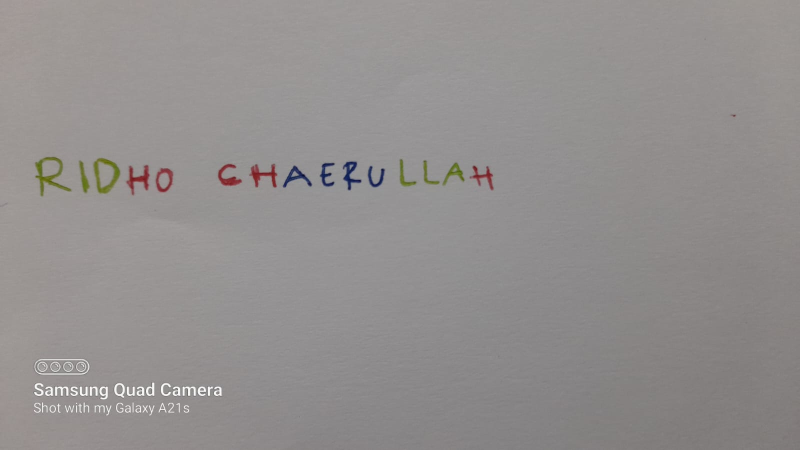
#> input picture dori.jpg, 1600 x 900 px (shown at 1/2 size)
$ jupyter execute PCD_UTS_202231122_2024_ITPLN.ipynb
#> lines starting #> are read from the running program, lines starting #| are printed output that depends on the picture; after the words box and inside, x2 and y2 are one past the last pixel; in counts of white or black regions, pixels touching at a corner belong together
# Import Library

[cell 1]
import cv2
import matplotlib.pyplot as plt
import numpy as np

# Baca gambar

[cell 2]
citra = cv2.imread("dori.jpg")
#> citra is the input picture: shape (900, 1600, 3); mean B, G, R 142.6, 143.4, 146.7
citra = cv2.cvtColor(citra, cv2.COLOR_BGR2RGB)

# Filter gambar biar makin jelas warnanya

[cell 3]
kernel = np.array([[0,-1,0],
                [-1,6,-1],
                [0,-1,0]])

[cell 4]
citraOutput = cv2.filter2D(citra, -1, kernel)
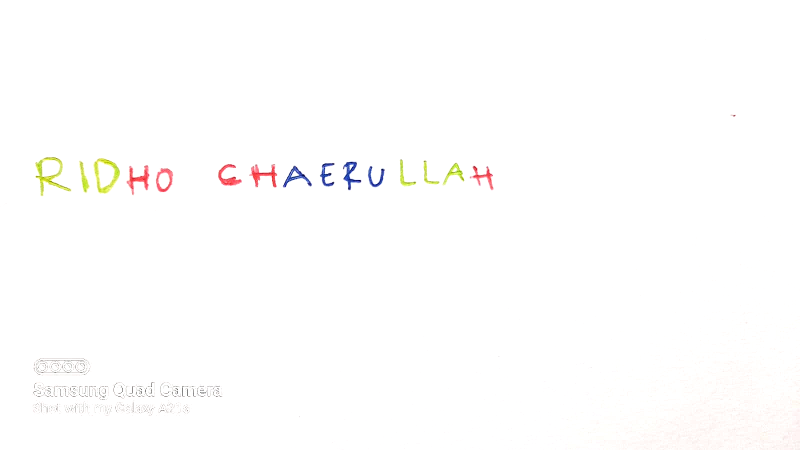
#> citraOutput: shape (900, 1600, 3) (shown at 1/2 size); mean R, G, B 254.3, 253.8, 253.4

fig, axes = plt.subplots(1,2, figsize=(12,12))
ax = axes.ravel()

ax[0].imshow(citra)
ax[0].set_title('Gambar asli')

ax[1].imshow(citraOutput)
ax[1].set_title('Gambar filter')
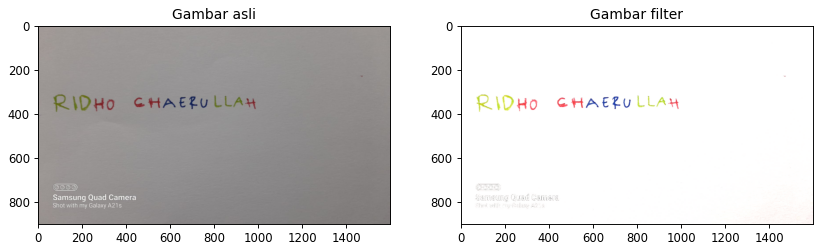
#> figure drawn by matplotlib, 2 panels

# 1

[cell 5]
# Nomor 1
merah = citraOutput[:,:,0] # Merah
hijau = citraOutput[:,:,1] # Hijau
biru = citraOutput[:,:,2] # Biru

# Histogram
fig, axs = plt.subplots(3,2, figsize=(10,10))

# Histogram merah
hist_merah = cv2.calcHist([merah], [0], None, [256], [0,256])
#> hist_merah = 256 values, max 1418310 at index 255, min 6 at index 1, mean 5625
axs[0,0].imshow(merah, cmap='gray')
axs[0,0].set_title('Red color')
axs[0,1].plot(hist_merah, color='r')
# Histogram hijau
hist_hijau = cv2.calcHist([hijau], [0], None, [256], [0,256])
#> hist_hijau = 256 values, max 1377253 at index 255, min 1 at index 12, mean 5625
axs[1,0].imshow(hijau, cmap='gray')
axs[1,0].set_title('Green color')
axs[1,1].plot(hist_hijau, color='g')
# Histogram biru
hist_biru = cv2.calcHist([biru], [0], None, [256], [0,256])
#> hist_biru = 256 values, max 1361334 at index 255, min 1 at index 6, mean 5625
axs[2,0].imshow(biru, cmap='gray')
axs[2,0].set_title('Blue color')
axs[2,1].plot(hist_biru, color='b')

plt.show()
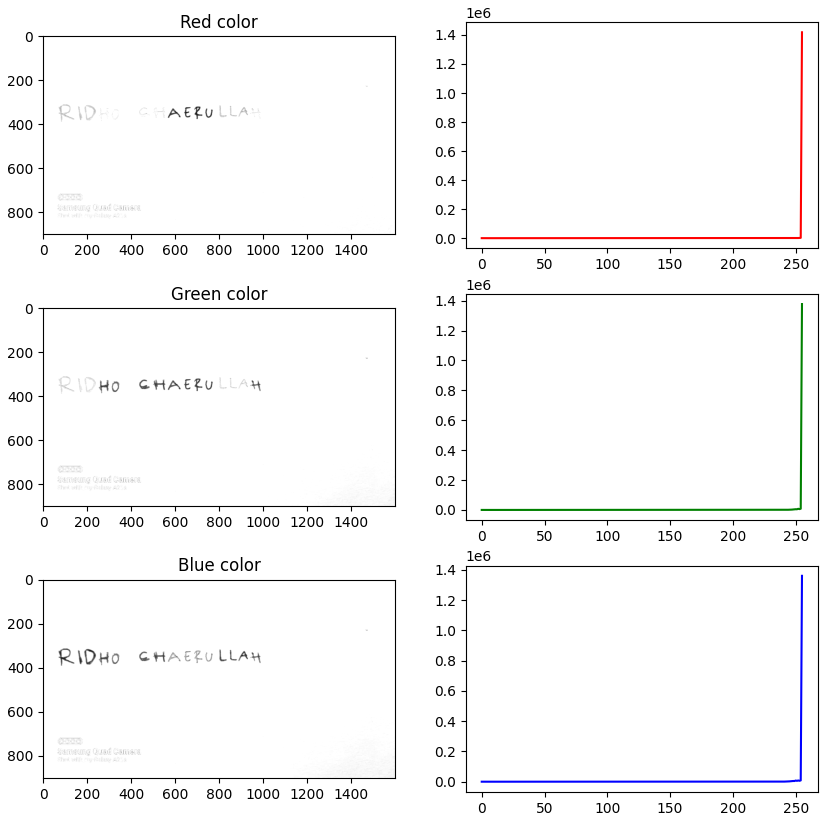
#> figure drawn by matplotlib, 6 panels; panel 2: curve peaks at x = 255, y = 1418310; panel 4: curve peaks at x = 255, y = 1377253; panel 6: curve peaks at x = 255, y = 1361334

# 2

[cell 6]
gray = cv2.cvtColor(citraOutput, cv2.COLOR_RGB2GRAY)

[cell 7]
# Nomor 2
fig, axs = plt.subplots(2,2, figsize=(10,7))

(thresh, binary) = cv2.threshold (gray, 3, 255, cv2.THRESH_BINARY)
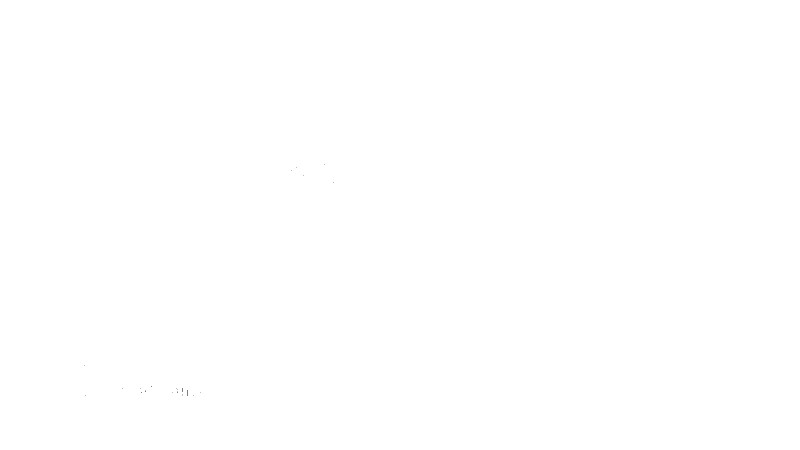
#> binary: shape (900, 1600) (shown at 1/2 size); 100% white; black in thin lines or dots, all inside (x1, y1, x2, y2) = (168, 328, 667, 792)
(thresh, binary_2) = cv2.threshold (merah, 50, 255, cv2.THRESH_BINARY)
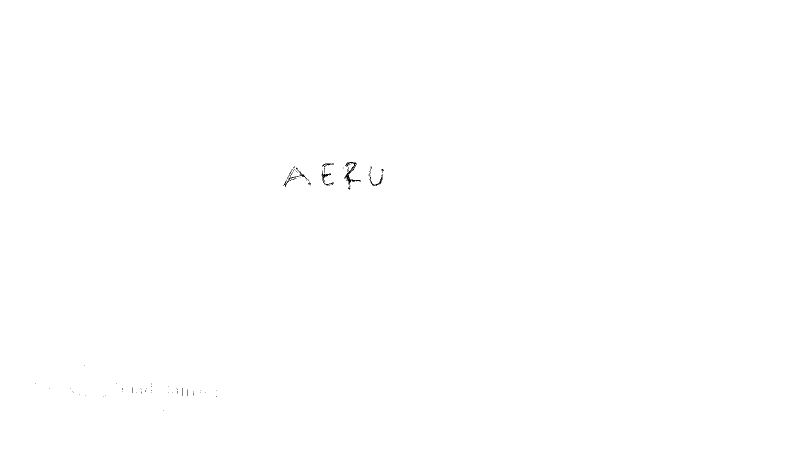
#> binary_2: shape (900, 1600) (shown at 1/2 size); 99.9% white; black in thin lines or dots, all inside (x1, y1, x2, y2) = (71, 324, 768, 821)
(thresh, binary_3) = cv2.threshold (hijau, 100, 255, cv2.THRESH_BINARY)
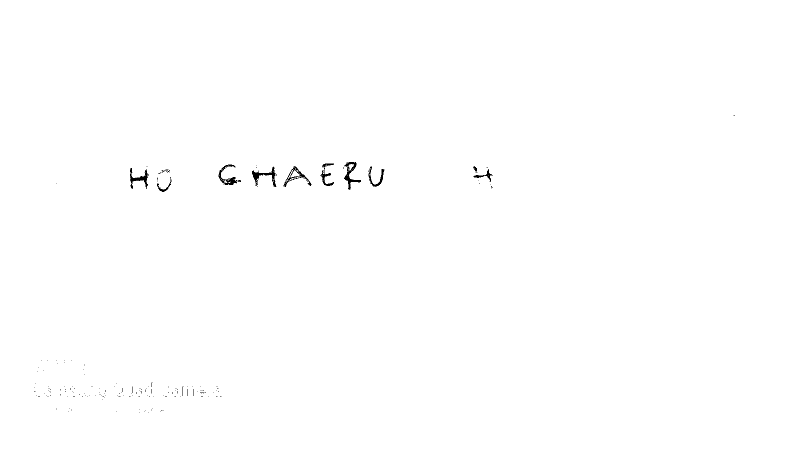
#> binary_3: shape (900, 1600) (shown at 1/2 size); 99.7% white; 178 black regions (166 under 20 px), largest, box (x1, y1, x2, y2) and area: (688, 324, 722, 380) 561, (504, 333, 553, 374) 551, (437, 329, 475, 370) 493
(thresh, binary_4) = cv2.threshold (biru, 201, 255, cv2.THRESH_BINARY)
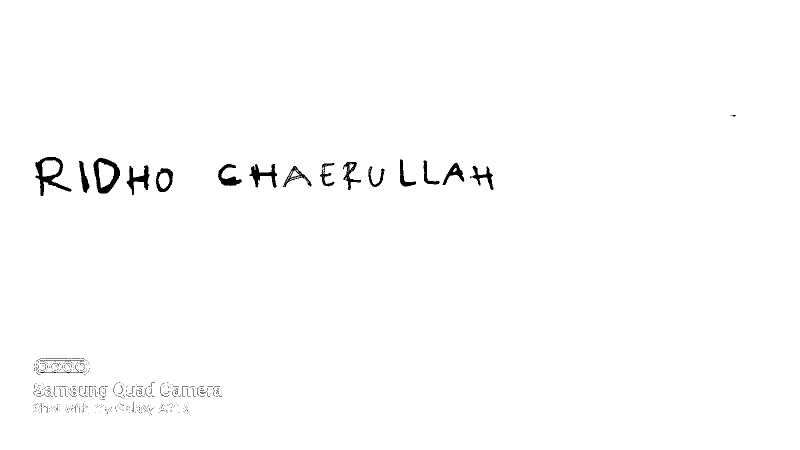
#> binary_4: shape (900, 1600) (shown at 1/2 size); 99% white; 532 black regions (504 under 20 px), largest, box (x1, y1, x2, y2) and area: (70, 314, 143, 392) 1702, (187, 316, 240, 387) 1592, (253, 330, 299, 390) 1043

axs[0,0].imshow(binary, cmap='binary')
axs[0,0].set_title('none')
axs[0,1].imshow(binary_2, cmap='binary')
axs[0,1].set_title('blue')
axs[1,0].imshow(binary_3, cmap='binary')
axs[1,0].set_title('red-blue')
axs[1,1].imshow(binary_4, cmap='binary')
axs[1,1].set_title('red-green-blue')
